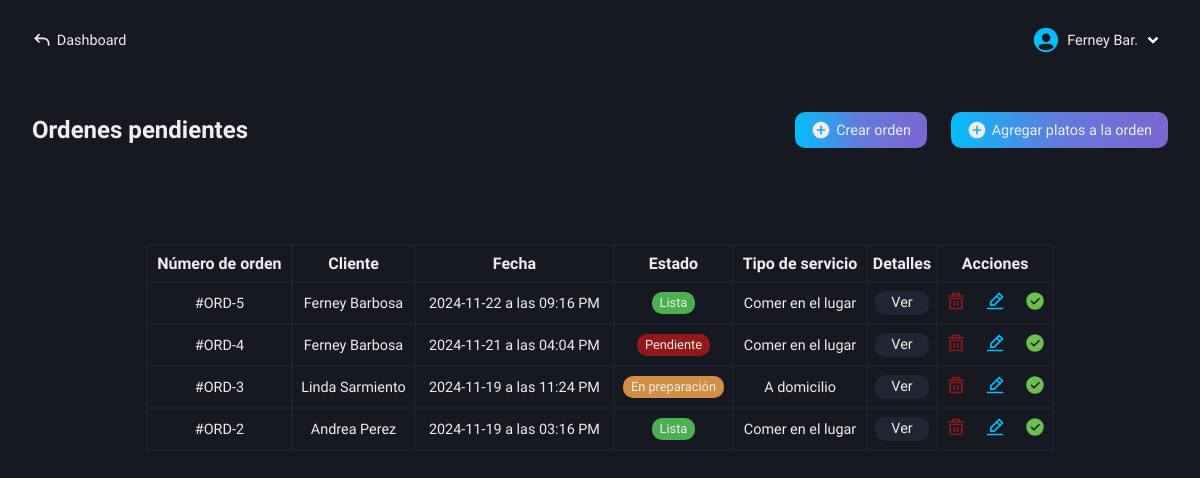
The app's page /roles/restaurant/kitchen/pending-orders.php (signed in) with its own data.
### tables this page shows
CREATE TABLE `users` (
  `id` int(11) NOT NULL AUTO_INCREMENT,
  `name` varchar(100) NOT NULL,
  `lastname` varchar(100) NOT NULL,
  `email` varchar(100) NOT NULL,
  `pass` varchar(100) NOT NULL,
  `role` varchar(100) NOT NULL,
  PRIMARY KEY (`id`)
);

CREATE TABLE `pending_orders` (
  `id` int(11) NOT NULL AUTO_INCREMENT,
  `order_number` int(11) NOT NULL,
  `customer` varchar(100) NOT NULL,
  `order_date` varchar(100) NOT NULL,
  `order_status` varchar(100) NOT NULL,
  `type_service` varchar(100) NOT NULL,
  `transaction` varchar(100) NOT NULL,
  PRIMARY KEY (`id`)
);

### roles/restaurant/kitchen/pending-orders.php (the view, shortened to what this page needs)
<!DOCTYPE html>
<html lang="es">
<head>
    <link rel="stylesheet" href="../../../css/restaurant/pending-orders.css">
    <?php
        include("../../../conexion.php");
        if (isset($_SESSION['user_id'])) {
            $id_user = $_SESSION['user_id'];
        } else {
            header("Location: ../../../index.php");
            exit();
        }
    ?>
</head>
<body>
    <main class="main">
        <nav class="nav-dash">
            <a href="../../dashboard-restaurant.php" class="go-dash">
                <svg xmlns="http://www.w3.org/2000/svg" width="20" height="20" viewBox="0 0 24 24"><path fill="#eee" d="m4 10l-.707.707L2.586 10l.707-.707zm17 8a1 1 0 1 1-2 0zM8.293 15.707l-5-5l1.414-1.414l5 5zm-5-6.414l5-5l1.414 1.414l-5 5zM4 9h10v2H4zm17 7v2h-2v-2zm-7-7a7 7 0 0 1 7 7h-2a5 5 0 0 0-5-5z"/></svg>
                <p>Dashboard</p>
            </a>
            <div class="user-modal">
                <div class="username">
                    <img src="../../../svg/people.svg" alt="">
                    <div class="name-down">
                        <?php
                            $queryData = "SELECT name, lastname FROM users WHERE id = $id_user";
                            $result = mysqli_query($conexion, $queryData);
                            $rowData = mysqli_fetch_assoc($result);
                            echo "<p class='name'>" . $rowData['name'] . ' ' . substr($rowData['lastname'], 0, 3) . ".</p>";
                        ?>
                        <img src="../../../svg/down-arrow.svg" alt="">
                    </div>
                </div>
            </div>
        </nav>
        <section class="pending-orders" id="hidden-modal">
            <div class="orders-content">
                <div class="tlt-button">
                    <h2 class="tlt-function">Ordenes pendientes</h2>
                    <div class="content-buttons">
                        <a href="create-orders.php" class="button-function bg-btn">
                            <svg xmlns="http://www.w3.org/2000/svg" width="20" height="20" viewBox="0 0 24 24"><path fill="#eee" d="M12 2C6.477 2 2 6.477 2 12s4.477 10 10 10s10-4.477 10-10S17.523 2 12 2m5 11h-4v4h-2v-4H7v-2h4V7h2v4h4z"/></svg>
                            <p>Crear orden</p>
                        </a>
                        <a href="functions/add-orders-details.php" class="button-function bg-btn">
                            <svg xmlns="http://www.w3.org/2000/svg" width="20" height="20" viewBox="0 0 24 24"><path fill="#eee" d="M12 2C6.477 2 2 6.477 2 12s4.477 10 10 10s10-4.477 10-10S17.523 2 12 2m5 11h-4v4h-2v-4H7v-2h4V7h2v4h4z"/></svg>
                            <p>Agregar platos a la orden</p>
                        </a>
                    </div>
                </div>
                <div class="content-table">
                    <table>
                        <tr>
                            <th>Número de orden</th>
                            <th>Cliente</th>
                            <th>Fecha</th>
                            <th>Estado</th>
                            <th>Tipo de servicio</th>
                            <th>Detalles</th>
                            <th>Acciones</th>
                        </tr>
                        <?php
                            $getOrders = "SELECT * FROM pending_orders ORDER BY order_number DESC";
                            $resultOrders = mysqli_query($conexion, $getOrders);
                            if($resultOrders -> num_rows > 0) {
                                while($row = mysqli_fetch_assoc($resultOrders)){
                                    $order_number = $row['order_number'];
                                    $id = $row['id'];
                                    $order_date = $row['order_date'];
                                    $date = new DateTime($order_date);
                                    $formatted_date = $date->format('Y-m-d \a \l\a\s h:i A');
                                    $status_class = '';
                                    switch ($row['order_status']) {
                                        case 'Pendiente':
                                            $status_class = 'pending';
                                            break;
                                        case 'En preparación':
                                            $status_class = 'preparing';
                                            break;
                                        case 'Lista':
                                            $status_class = 'ready';
                                            break;
                                    }
                                    $class_sale = '';
                                    $class_cart = '';
                                    switch ($row['transaction']) {
                                        case '1':
                                            $class_cart = 'not-sent';
                                            $class_sale = 'yes-sent';
                                            break;
                                    }
                                    echo "<tr>
                                            <td>#ORD-" . $row['order_number'] . "</td>
                                            <td>" . ucwords($row['customer']) . "</td>
                                            <td>" . $formatted_date . "</td>
                                            <td><span class='" . $status_class . "'>" . $row['order_status'] . "</span></td>
                                            <td>" . $row['type_service'] . "</td>
                                            <td class='view-details'>
                                                <a href='details.php?order_number=$order_number'>Ver</a>
                                            </td>
                                            <td>
                                                <a href='functions/delete.php?id=$id'>
                                                    <img src='../../../svg/delete.svg' title='Eliminar' />
                                                </a>
                                                <a href='functions/get-data.php?id=$id'>
                                                    <img src='../../../svg/edit.svg' title='Editar' />
                                                </a>
                                                <a href='functions/send-order-sale.php?order_number=$order_number' class='" . $class_cart . "'>
                                                    <img  src='../../../svg/cart.svg' title='Enviar a ventas' />
                                                </a>
                                                <span class='" . $class_sale . "'>
                                                    <img src='../../../svg/success.svg' title='Enviado a ventas' />
                                                </span>
                                            </td>
                                          </tr>";
                                }
                            } else {
                                echo "<tr>
                                        <td colspan='7'>No hay ordenes pendientes.</td>
                                      </tr>";
                            }
                        ?>
                    </table>
                </div>
            </div>
        </section>
    </main>
</body>
</html>

### css/restaurant/pending-orders.css (style rules this page uses)
.main { display: grid; grid-template-columns: 1fr; grid-template-rows: 80px auto; height: 100vh; background-color: var(--color-dark-blue-gray); }
.pending-orders { grid-column: 1 / 2; grid-row: 2 / 3; padding: 2rem; box-sizing: border-box; background-color: var(--color-dark-blue-gray); }
.orders-content { display: flex; flex-direction: column; gap: 3rem; }
.tlt-button { display: flex; align-items: center; justify-content: space-between; }
.content-buttons { display: flex; align-items: center; gap: 1.5rem; }
.button-function { display: flex; align-items: center; gap: .3rem; padding: .5rem 1rem; border-radius: 10px; font-size: .9rem; text-decoration: none; }
.content-table { margin-top: 3rem; }
table { border-collapse: collapse; }
table { width: 80%; margin: auto; }
th, td { padding: .5rem 0; text-align: center; border: 2px solid var(--color-slate-gray); box-sizing: border-box; }
td { font-size: .9rem; font-weight: 300; }
td:nth-child(7) a { text-decoration: none; }
td:nth-child(7) a:nth-child(2) { margin-left: 1rem; }
td:nth-child(7) span { margin-left: 1rem; }
.view-details a { text-decoration: none; background-color: var(--color-dark-charcoal-blue); padding: .2rem 1rem; border-radius: 10px; }
.pending { background-color: var(--color-dark-red); padding: .2rem .5rem; border-radius: 10px; font-size: .8rem; }
.preparing { background-color: var(--color-light-yellow); padding: .2rem .5rem; border-radius: 10px; font-size: .8rem; }
.ready { background-color: var(--color-dark-green); padding: .2rem .5rem; border-radius: 10px; font-size: .8rem; }
.yes-sent { display: inline-block; }

### css/base-nav-dash.css (style rules this page uses)
* { color: #eee; }
.nav-dash { grid-column: 1 / 2; grid-row: 1 / 2; display: flex; align-items: center; justify-content: space-between; padding: 0 2rem; box-sizing: border-box; user-select: none; }
.username { display: flex; align-items: center; gap: .4rem; cursor: pointer; }
.name-down { display: flex; align-items: center; }
.name-down .name { color: #eee; font-size: .9rem; }
.go-dash { display: flex; align-items: center; gap: .3rem; text-decoration: none; }
.go-dash p { font-size: .9rem; color: #eee; }

### css/base-btn-bd.css (style rules this page uses)
.bg-btn { background: linear-gradient( 90deg, #04BEFA, #647adb, #7b66d0, #9554c9, #04BEFA ); background-size: 200%; animation: gradient-move 5s infinite; transition: transform 0.2s, box-shadow 0.2s; }

### records on screen
users: name "Ferney", lastname "Bar"
pending_orders: order_number "5", customer "Ferney Barbosa", order_date "2024-11-22 a las 09:16 PM", order_status "Lista", type_service "Comer en el lugar"
pending_orders: order_number "4", customer "Ferney Barbosa", order_date "2024-11-21 a las 04:04 PM", order_status "Pendiente", type_service "Comer en el lugar"
pending_orders: order_number "3", customer "Linda Sarmiento", order_date "2024-11-19 a las 11:24 PM", order_status "En preparación", type_service "A domicilio"
pending_orders: order_number "2", customer "Andrea Perez", order_date "2024-11-19 a las 03:16 PM", order_status "Lista", type_service "Comer en el lugar"
